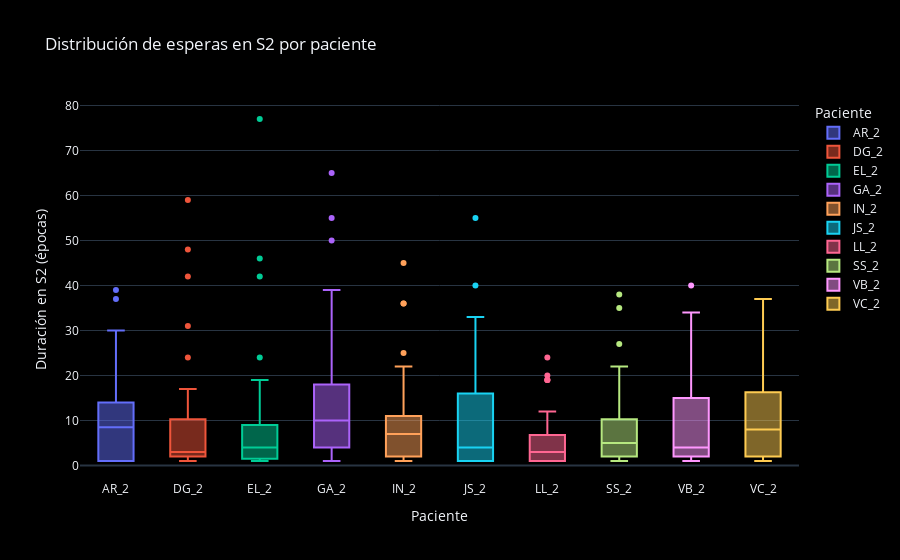
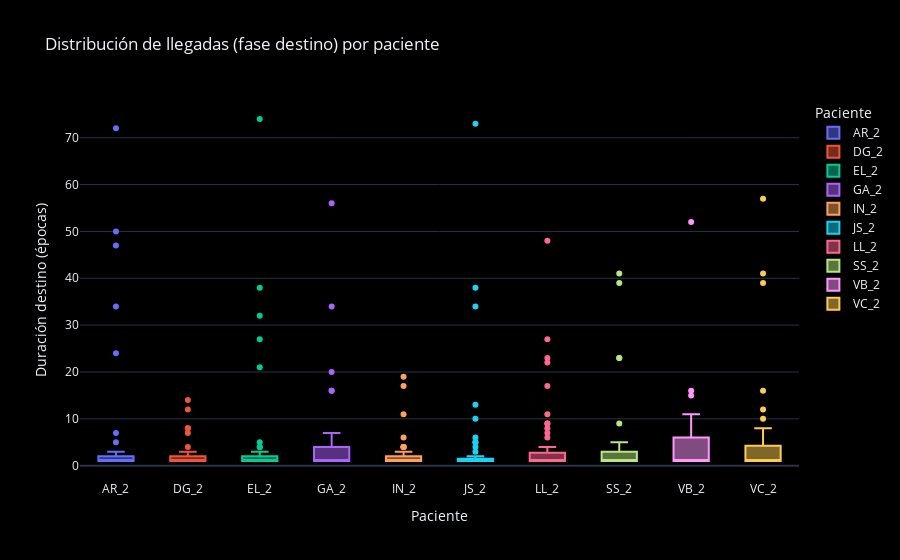
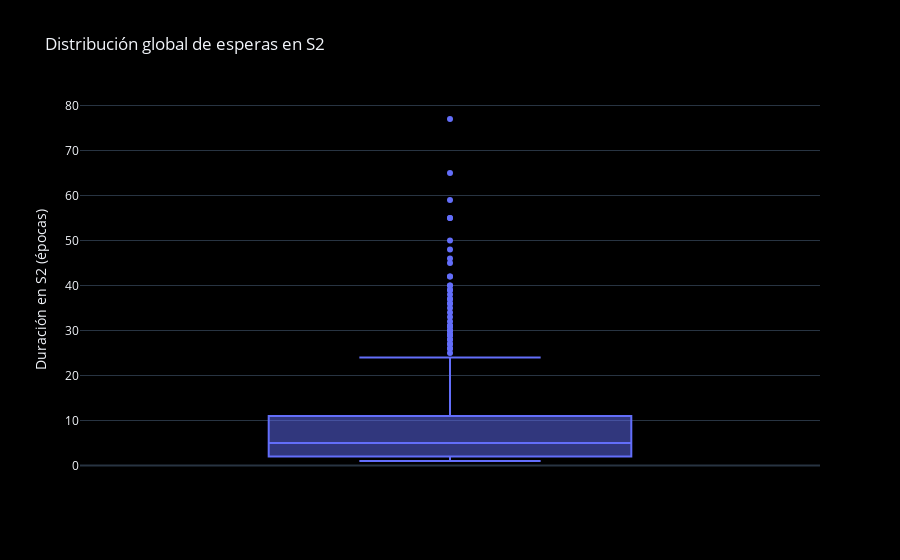
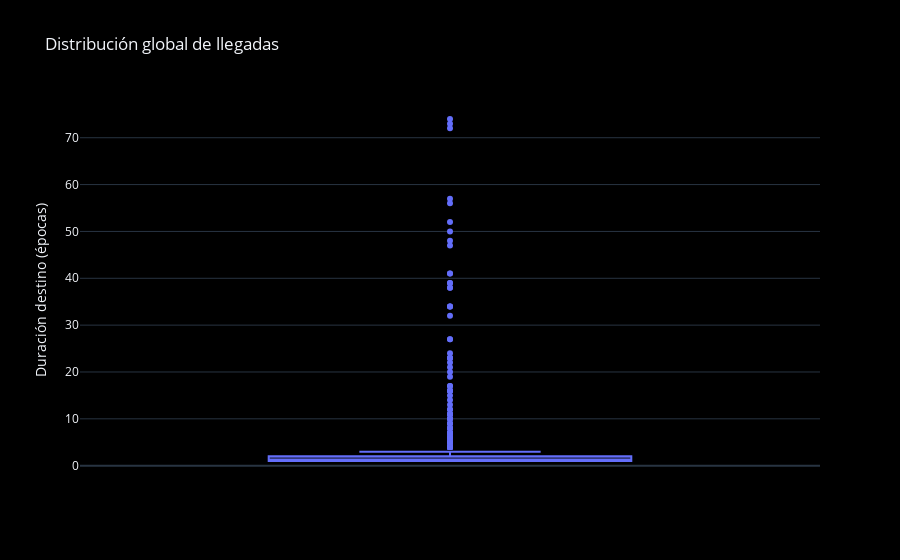

Notebook code for these charts, in order:
### Markdown cell above
**Probabilidades Re-normalizadas**: Probabilidades de la matriz sin diagonal. Esto es clave porque nos interesa la probabilidad de elegir un destino dado que ya se decidió salir de S2.

**Ejemplo**: S2 → S3/S4 tiene una probabilidad del 46.7% (0.467), lo cual es consistente con las matrices de transición.

### Conclusiones Biológicas del Boxplot Enriquecido

Al observar el gráfico combinado (Boxplot de Duración + Probabilidad de Transición), surgen patrones muy interesantes que fortalecen la tesis:

#### A. La "Inversión" Duración-Probabilidad en SWS vs REM

**Observación**:
- **S2 → S3/S4 (Sueño Profundo)**: Es el destino más probable (46.7%), pero tiene una mediana de duración relativamente baja (~3 épocas) y una distribución compacta.
- **S2 → REM**: Es menos probable (14.7%), pero su mediana es similar o ligeramente mayor, con una distribución mucho más dispersa (más outliers hacia arriba).

**Conclusión**: La transición hacia el sueño profundo es un proceso más "determinista" y rápido. Cuando el cerebro necesita recuperación física, la Fase 2 actúa como un simple trámite corto. En cambio, la transición a REM parece requerir condiciones más específicas o una "preparación" más variable, lo que explica la mayor dispersión en los tiempos de espera.

#### B. La Inestabilidad de la Vigilia y el Movimiento

**Observación**:
- **S2 → Vigilia (W)**: Probabilidad muy baja (5.1%) y duraciones muy cortas (mediana ~2-3 épocas).
- **S2 → Movimiento**: Probabilidad media (26.9%).

**Conclusión**: Las salidas hacia Vigilia o Movimiento son eventos abruptos. No hay una "preparación" larga en S2; simplemente ocurren (probablemente por estímulos externos o micro-despertares). Esto contrasta con las transiciones fisiológicas a SWS o REM, que muestran una estructura temporal más organizada.

#### C. Validación de la Hipótesis de "Preparación"

El gráfico demuestra que el tiempo que se pasa en S2 no es aleatorio.

- Si se va hacia S3/S4 (lo más común), el tiempo es corto y consistente.
- Si se va hacia REM, el tiempo es más variable.

**Conclusión**: Esto sugiere que S2 tiene sub-estados funcionales distintos: un "S2 rápido" que lleva al fondo (SWS) y un "S2 inestable/largo" que a veces logra abrir la puerta al sueño (REM).

### Code cell
if df_bloques.empty:
    print("No hay bloques suficientes para construir boxplots.")
else:
    orden_pacientes = sorted(df_bloques["Paciente"].unique())

    fig_espera_pacientes = px.box(
        df_bloques,
        x="Paciente",
        y="Duración S2",
        color="Paciente",
        points="outliers",
        category_orders={"Paciente": orden_pacientes},
        title="Distribución de esperas en S2 por paciente",
        template="plotly_dark"
    )
    fig_espera_pacientes.update_layout(
        xaxis_title="Paciente",
        yaxis_title="Duración en S2 (épocas)",
        paper_bgcolor="black",
        plot_bgcolor="black",
        legend_title_text="Paciente"
    )
    fig_espera_pacientes.show()

    fig_llegada_pacientes = px.box(
        df_bloques,
        x="Paciente",
        y="Duración destino",
        color="Paciente",
        points="outliers",
        category_orders={"Paciente": orden_pacientes},
        title="Distribución de llegadas (fase destino) por paciente",
        template="plotly_dark"
    )
    fig_llegada_pacientes.update_layout(
        xaxis_title="Paciente",
        yaxis_title="Duración destino (épocas)",
        paper_bgcolor="black",
        plot_bgcolor="black",
        legend_title_text="Paciente"
    )
    fig_llegada_pacientes.show()

    fig_espera_global = px.box(
        df_bloques,
        y="Duración S2",
        points="outliers",
        title="Distribución global de esperas en S2",
        template="plotly_dark"
    )
    fig_espera_global.update_layout(
        xaxis_title="",
        yaxis_title="Duración en S2 (épocas)",
        showlegend=False,
        paper_bgcolor="black",
        plot_bgcolor="black"
    )
    fig_espera_global.show()

    fig_llegada_global = px.box(
        df_bloques,
        y="Duración destino",
        points="outliers",
        title="Distribución global de llegadas",
        template="plotly_dark"
    )
    fig_llegada_global.update_layout(
        xaxis_title="",
        yaxis_title="Duración destino (épocas)",
        showlegend=False,
        paper_bgcolor="black",
        plot_bgcolor="black"
    )
    fig_llegada_global.show()

### Figure 1 — Plotly figure (JSON) as saved in the notebook; plotly's stock layout.template omitted (floating-point values rounded to 4 significant figures)
{"data": [{"alignmentgroup": "True", "boxpoints": "outliers", "hovertemplate": "Paciente=%{x}<br>Duración S2=%{y}<extra></extra>", "legendgroup": "AR_2", "marker": {"color": "#636efa"}, "name": "AR_2", "notched": false, "offsetgroup": "AR_2", "orientation": "v", "showlegend": true, "type": "box", "x": ["AR_2", "AR_2", "AR_2", "AR_2", "AR_2", "AR_2", "AR_2", "AR_2", "AR_2", "AR_2", "AR_2", "AR_2", "AR_2", "AR_2", "AR_2", "AR_2", "AR_2", "AR_2", "AR_2", "AR_2", "AR_2", "AR_2", "AR_2", "AR_2", "AR_2", "AR_2", "AR_2", "AR_2", "AR_2", "AR_2", "AR_2", "AR_2", "AR_2", "AR_2", "AR_2", "AR_2", "AR_2", "AR_2", "AR_2", "AR_2", "AR_2", "AR_2", "AR_2", "AR_2", "AR_2", "AR_2"], "x0": " ", "xaxis": "x", "y": [12, 1, 5, 1, 8, 24, 16, 8, 1, 3, 1, 11, 15, 15, 11, 1, 1, 10, 9, 1, 39, 18, 30, 11, 8, 8, 12, 6, 30, 7, 4, 1, 1, 7, 11, 9, 6, 9, 37, 1, 18, 14, 1, 11, 1, 28], "y0": " ", "yaxis": "y"}, {"alignmentgroup": "True", "boxpoints": "outliers", "hovertemplate": "Paciente=%{x}<br>Duración S2=%{y}<extra></extra>", "legendgroup": "DG_2", "marker": {"color": "#EF553B"}, "name": "DG_2", "notched": false, "offsetgroup": "DG_2", "orientation": "v", "showlegend": true, "type": "box", "x": ["DG_2", "DG_2", "DG_2", "DG_2", "DG_2", "DG_2", "DG_2", "DG_2", "DG_2", "DG_2", "DG_2", "DG_2", "DG_2", "DG_2", "DG_2", "DG_2", "DG_2", "DG_2", "DG_2", "DG_2", "DG_2", "DG_2", "DG_2", "DG_2", "DG_2", "DG_2", "DG_2", "DG_2", "DG_2", "DG_2", "DG_2", "DG_2", "DG_2", "DG_2", "DG_2", "DG_2", "DG_2", "DG_2", "DG_2", "DG_2", "DG_2", "DG_2", "DG_2", "DG_2", "DG_2", "DG_2", "DG_2", "DG_2", "DG_2", "DG_2", "DG_2", "DG_2", "DG_2", "DG_2", "DG_2", "DG_2", "DG_2"], "x0": " ", "xaxis": "x", "y": [2, 14, 1, 3, 2, 1, 3, 6, 11, 11, 4, 10, 3, 17, 1, 17, 2, 5, 5, 2, 1, 3, 48, 6, 1, 1, 2, 7, 2, 2, 1, 1, 1, 24, 5, 14, 10, 3, 3, 3, 1, 1, 2, 59, 31, 12, 3, 11, 3, 1, 42, 8, 2, 8, 13, 1, 2], "y0": " ", "yaxis": "y"}, {"alignmentgroup": "True", "boxpoints": "outliers", "hovertemplate": "Paciente=%{x}<br>Duración S2=%{y}<extra></extra>", "legendgroup": "EL_2", "marker": {"color": "#00cc96"}, "name": "EL_2", "notched": false, "offsetgroup": "EL_2", "orientation": "v", "showlegend": true, "type": "box", "x": ["EL_2", "EL_2", "EL_2", "EL_2", "EL_2", "EL_2", "EL_2", "EL_2", "EL_2", "EL_2", "EL_2", "EL_2", "EL_2", "EL_2", "EL_2", "EL_2", "EL_2", "EL_2", "EL_2", "EL_2", "EL_2", "EL_2", "EL_2", "EL_2", "EL_2", "EL_2", "EL_2", "EL_2", "EL_2", "EL_2", "EL_2", "EL_2", "EL_2", "EL_2", "EL_2", "EL_2", "EL_2", "EL_2", "EL_2", "EL_2", "EL_2", "EL_2", "EL_2", "EL_2", "EL_2", "EL_2", "EL_2", "EL_2", "EL_2", "EL_2", "EL_2", "EL_2"], "x0": " ", "xaxis": "x", "y": [8, 3, 3, 2, 1, 7, 2, 5, 7, 19, 2, 24, 1, 1, 1, 10, 2, 1, 1, 46, 5, 5, 8, 2, 15, 15, 5, 2, 9, 7, 5, 2, 1, 12, 1, 42, 4, 4, 18, 7, 77, 10, 1, 1, 2, 1, 2, 4, 16, 1, 9, 1], "y0": " ", "yaxis": "y"}, {"alignmentgroup": "True", "boxpoints": "outliers", "hovertemplate": "Paciente=%{x}<br>Duración S2=%{y}<extra></extra>", "legendgroup": "GA_2", "marker": {"color": "#ab63fa"}, "name": "GA_2", "notched": false, "offsetgroup": "GA_2", "orientation": "v", "showlegend": true, "type": "box", "x": ["GA_2", "GA_2", "GA_2", "GA_2", "GA_2", "GA_2", "GA_2", "GA_2", "GA_2", "GA_2", "GA_2", "GA_2", "GA_2", "GA_2", "GA_2", "GA_2", "GA_2", "GA_2", "GA_2", "GA_2", "GA_2", "GA_2", "GA_2", "GA_2", "GA_2", "GA_2", "GA_2", "GA_2", "GA_2", "GA_2", "GA_2", "GA_2", "GA_2", "GA_2"], "x0": " ", "xaxis": "x", "y": [14, 2, 4, 2, 5, 18, 32, 10, 21, 9, 6, 1, 1, 5, 5, 10, 1, 39, 31, 15, 14, 55, 10, 7, 13, 50, 4, 1, 1, 29, 16, 65, 12, 10], "y0": " ", "yaxis": "y"}, {"alignmentgroup": "True", "boxpoints": "outliers", "hovertemplate": "Paciente=%{x}<br>Duración S2=%{y}<extra></extra>", "legendgroup": "IN_2", "marker": {"color": "#FFA15A"}, "name": "IN_2", "notched": false, "offsetgroup": "IN_2", "orientation": "v", "showlegend": true, "type": "box", "x": ["IN_2", "IN_2", "IN_2", "IN_2", "IN_2", "IN_2", "IN_2", "IN_2", "IN_2", "IN_2", "IN_2", "IN_2", "IN_2", "IN_2", "IN_2", "IN_2", "IN_2", "IN_2", "IN_2", "IN_2", "IN_2", "IN_2", "IN_2", "IN_2", "IN_2", "IN_2", "IN_2", "IN_2", "IN_2", "IN_2", "IN_2", "IN_2", "IN_2", "IN_2", "IN_2", "IN_2", "IN_2", "IN_2", "IN_2", "IN_2", "IN_2", "IN_2", "IN_2", "IN_2", "IN_2", "IN_2", "IN_2", "IN_2", "IN_2", "IN_2", "IN_2", "IN_2", "IN_2", "IN_2"], "x0": " ", "xaxis": "x", "y": [8, 5, 2, 4, 9, 8, 11, 7, 5, 8, 10, 1, 36, 9, 20, 2, 1, 18, 8, 45, 9, 17, 20, 2, 3, 2, 1, 3, 3, 2, 7, 1, 1, 11, 14, 9, 22, 6, 14, 14, 2, 1, 1, 1, 14, 5, 11, 5, 25, 36, 2, 3, 8, 1], "y0": " ", "yaxis": "y"}, {"alignmentgroup": "True", "boxpoints": "outliers", "hovertemplate": "Paciente=%{x}<br>Duración S2=%{y}<extra></extra>", "legendgroup": "JS_2", "marker": {"color": "#19d3f3"}, "name": "JS_2", "notched": false, "offsetgroup": "JS_2", "orientation": "v", "showlegend": true, "type": "box", "x": ["JS_2", "JS_2", "JS_2", "JS_2", "JS_2", "JS_2", "JS_2", "JS_2", "JS_2", "JS_2", "JS_2", "JS_2", "JS_2", "JS_2", "JS_2", "JS_2", "JS_2", "JS_2", "JS_2", "JS_2", "JS_2", "JS_2", "JS_2", "JS_2", "JS_2", "JS_2", "JS_2", "JS_2", "JS_2", "JS_2", "JS_2", "JS_2", "JS_2", "JS_2", "JS_2", "JS_2", "JS_2", "JS_2", "JS_2", "JS_2", "JS_2", "JS_2", "JS_2", "JS_2", "JS_2", "JS_2", "JS_2", "JS_2", "JS_2", "JS_2", "JS_2", "JS_2", "JS_2", "JS_2", "JS_2", "JS_2", "JS_2", "JS_2", "JS_2", "JS_2", "JS_2", "JS_2", "JS_2", "JS_2"], "x0": " ", "xaxis": "x", "y": [1, 16, 16, 1, 1, 1, 4, 4, 1, 1, 7, 55, 3, 1, 15, 2, 4, 1, 1, 4, 12, 1, 17, 20, 28, 5, 3, 1, 2, 1, 5, 10, 33, 17, 27, 3, 1, 2, 3, 5, 4, 5, 9, 6, 31, 4, 5, 2, 9, 40, 19, 30, 1, 26, 29, 1, 4, 1, 1, 23, 1, 4, 9, 16], "y0": " ", "yaxis": "y"}, {"alignmentgroup": "True", "boxpoints": "outliers", "hovertemplate": "Paciente=%{x}<br>Duración S2=%{y}<extra></extra>", "legendgroup": "LL_2", "marker": {"color": "#FF6692"}, "name": "LL_2", "notched": false, "offsetgroup": "LL_2", "orientation": "v", "showlegend": true, "type": "box", "x": ["LL_2", "LL_2", "LL_2", "LL_2", "LL_2", "LL_2", "LL_2", "LL_2", "LL_2", "LL_2", "LL_2", "LL_2", "LL_2", "LL_2", "LL_2", "LL_2", "LL_2", "LL_2", "LL_2", "LL_2", "LL_2", "LL_2", "LL_2", "LL_2", "LL_2", "LL_2", "LL_2", "LL_2", "LL_2", "LL_2", "LL_2", "LL_2", "LL_2", "LL_2", "LL_2", "LL_2", "LL_2", "LL_2", "LL_2", "LL_2", "LL_2", "LL_2", "LL_2", "LL_2", "LL_2", "LL_2", "LL_2", "LL_2", "LL_2", "LL_2", "LL_2", "LL_2", "LL_2", "LL_2", "LL_2", "LL_2", "LL_2", "LL_2", "LL_2", "LL_2", "LL_2", "LL_2", "LL_2", "LL_2", "LL_2", "LL_2", "LL_2", "LL_2", "LL_2", "LL_2", "LL_2"], "x0": " ", "xaxis": "x", "y": [1, 19, 1, 2, 1, 1, 1, 2, 4, 4, 7, 1, 24, 1, 4, 1, 1, 2, 7, 1, 1, 1, 1, 3, 1, 9, 2, 20, 7, 7, 19, 5, 10, 9, 1, 1, 3, 1, 1, 1, 4, 3, 5, 8, 2, 4, 6, 3, 1, 1, 3, 8, 1, 10, 12, 5, 10, 1, 1, 4, 2, 3, 19, 4, 1, 3, 1, 1, 1, 12, 1], "y0": " ", "yaxis": "y"}, {"alignmentgroup": "True", "boxpoints": "outliers", "hovertemplate": "Paciente=%{x}<br>Duración S2=%{y}<extra></extra>", "legendgroup": "SS_2", "marker": {"color": "#B6E880"}, "name": "SS_2", "notched": false, "offsetgroup": "SS_2", "orientation": "v", "showlegend": true, "type": "box", "x": ["SS_2", "SS_2", "SS_2", "SS_2", "SS_2", "SS_2", "SS_2", "SS_2", "SS_2", "SS_2", "SS_2", "SS_2", "SS_2", "SS_2", "SS_2", "SS_2", "SS_2", "SS_2", "SS_2", "SS_2", "SS_2", "SS_2", "SS_2", "SS_2", "SS_2", "SS_2", "SS_2", "SS_2", "SS_2", "SS_2", "SS_2", "SS_2", "SS_2", "SS_2", "SS_2", "SS_2", "SS_2", "SS_2", "SS_2", "SS_2", "SS_2", "SS_2", "SS_2", "SS_2", "SS_2", "SS_2", "SS_2", "SS_2", "SS_2"], "x0": " ", "xaxis": "x", "y": [10, 2, 2, 1, 2, 6, 11, 11, 1, 1, 4, 1, 5, 5, 6, 7, 3, 1, 1, 5, 2, 10, 10, 2, 1, 38, 12, 8, 1, 2, 6, 8, 2, 11, 13, 6, 17, 3, 27, 21, 7, 35, 16, 22, 3, 1, 4, 4, 2], "y0": " ", "yaxis": "y"}, {"alignmentgroup": "True", "boxpoints": "outliers", "hovertemplate": "Paciente=%{x}<br>Duración S2=%{y}<extra></extra>", "legendgroup": "VB_2", "marker": {"color": "#FF97FF"}, "name": "VB_2", "notched": false, "offsetgroup": "VB_2", "orientation": "v", "showlegend": true, "type": "box", "x": ["VB_2", "VB_2", "VB_2", "VB_2", "VB_2", "VB_2", "VB_2", "VB_2", "VB_2", "VB_2", "VB_2", "VB_2", "VB_2", "VB_2", "VB_2", "VB_2", "VB_2", "VB_2", "VB_2", "VB_2", "VB_2", "VB_2", "VB_2", "VB_2", "VB_2", "VB_2", "VB_2", "VB_2", "VB_2", "VB_2", "VB_2", "VB_2", "VB_2", "VB_2", "VB_2", "VB_2", "VB_2", "VB_2", "VB_2", "VB_2", "VB_2"], "x0": " ", "xaxis": "x", "y": [2, 3, 22, 3, 24, 21, 13, 40, 8, 2, 5, 15, 1, 1, 7, 1, 2, 26, 34, 2, 3, 2, 8, 2, 1, 1, 1, 1, 1, 2, 18, 29, 15, 16, 11, 5, 5, 3, 4, 1, 9], "y0": " ", "yaxis": "y"}, {"alignmentgroup": "True", "boxpoints": "outliers", "hovertemplate": "Paciente=%{x}<br>Duración S2=%{y}<extra></extra>", "legendgroup": "VC_2", "marker": {"color": "#FECB52"}, "name": "VC_2", "notched": false, "offsetgroup": "VC_2", "orientation": "v", "showlegend": true, "type": "box", "x": ["VC_2", "VC_2", "VC_2", "VC_2", "VC_2", "VC_2", "VC_2", "VC_2", "VC_2", "VC_2", "VC_2", "VC_2", "VC_2", "VC_2", "VC_2", "VC_2", "VC_2", "VC_2", "VC_2", "VC_2", "VC_2", "VC_2", "VC_2", "VC_2", "VC_2", "VC_2", "VC_2", "VC_2", "VC_2", "VC_2", "VC_2", "VC_2", "VC_2", "VC_2", "VC_2", "VC_2", "VC_2"], "x0": " ", "xaxis": "x", "y": [17, 2, 14, 10, 2, 1, 3, 10, 31, 14, 6, 1, 2, 1, 23, 6, 4, 22, 29, 8, 16, 9, 18, 9, 3, 13, 2, 22, 30, 4, 2, 10, 1, 3, 1, 2, 37], "y0": " ", "yaxis": "y"}], "layout": {"boxmode": "overlay", "legend": {"title": {"text": "Paciente"}, "tracegroupgap": 0}, "paper_bgcolor": "black", "plot_bgcolor": "black", "title": {"text": "Distribución de esperas en S2 por paciente"}, "xaxis": {"anchor": "y", "categoryarray": ["AR_2", "DG_2", "EL_2", "GA_2", "IN_2", "JS_2", "LL_2", "SS_2", "VB_2", "VC_2"], "categoryorder": "array", "domain": [0, 1], "title": {"text": "Paciente"}}, "yaxis": {"anchor": "x", "domain": [0, 1], "title": {"text": "Duración en S2 (épocas)"}}}}

### Figure 2 — Plotly figure (JSON) as saved in the notebook; plotly's stock layout.template omitted (floating-point values rounded to 4 significant figures)
{"data": [{"alignmentgroup": "True", "boxpoints": "outliers", "hovertemplate": "Paciente=%{x}<br>Duración destino=%{y}<extra></extra>", "legendgroup": "AR_2", "marker": {"color": "#636efa"}, "name": "AR_2", "notched": false, "offsetgroup": "AR_2", "orientation": "v", "showlegend": true, "type": "box", "x": ["AR_2", "AR_2", "AR_2", "AR_2", "AR_2", "AR_2", "AR_2", "AR_2", "AR_2", "AR_2", "AR_2", "AR_2", "AR_2", "AR_2", "AR_2", "AR_2", "AR_2", "AR_2", "AR_2", "AR_2", "AR_2", "AR_2", "AR_2", "AR_2", "AR_2", "AR_2", "AR_2", "AR_2", "AR_2", "AR_2", "AR_2", "AR_2", "AR_2", "AR_2", "AR_2", "AR_2", "AR_2", "AR_2", "AR_2", "AR_2", "AR_2", "AR_2", "AR_2", "AR_2", "AR_2", "AR_2"], "x0": " ", "xaxis": "x", "y": [1, 1, 2, 1, 1, 1, 1, 3, 1, 1, 3, 2, 1, 1, 1, 2, 2, 72, 1, 1, 1, 1, 1, 34, 2, 2, 1, 1, 1, 1, 1, 1, 5, 1, 2, 1, 50, 1, 1, 3, 1, 47, 24, 1, 1, 7], "y0": " ", "yaxis": "y"}, {"alignmentgroup": "True", "boxpoints": "outliers", "hovertemplate": "Paciente=%{x}<br>Duración destino=%{y}<extra></extra>", "legendgroup": "DG_2", "marker": {"color": "#EF553B"}, "name": "DG_2", "notched": false, "offsetgroup": "DG_2", "orientation": "v", "showlegend": true, "type": "box", "x": ["DG_2", "DG_2", "DG_2", "DG_2", "DG_2", "DG_2", "DG_2", "DG_2", "DG_2", "DG_2", "DG_2", "DG_2", "DG_2", "DG_2", "DG_2", "DG_2", "DG_2", "DG_2", "DG_2", "DG_2", "DG_2", "DG_2", "DG_2", "DG_2", "DG_2", "DG_2", "DG_2", "DG_2", "DG_2", "DG_2", "DG_2", "DG_2", "DG_2", "DG_2", "DG_2", "DG_2", "DG_2", "DG_2", "DG_2", "DG_2", "DG_2", "DG_2", "DG_2", "DG_2", "DG_2", "DG_2", "DG_2", "DG_2", "DG_2", "DG_2", "DG_2", "DG_2", "DG_2", "DG_2", "DG_2", "DG_2", "DG_2"], "x0": " ", "xaxis": "x", "y": [1, 2, 3, 1, 3, 1, 3, 1, 1, 2, 1, 1, 2, 3, 1, 4, 3, 1, 7, 8, 12, 1, 1, 1, 1, 1, 2, 1, 1, 1, 1, 2, 1, 1, 1, 1, 1, 1, 1, 8, 1, 2, 1, 1, 1, 1, 1, 1, 1, 14, 1, 1, 1, 1, 1, 1, 1], "y0": " ", "yaxis": "y"}, {"alignmentgroup": "True", "boxpoints": "outliers", "hovertemplate": "Paciente=%{x}<br>Duración destino=%{y}<extra></extra>", "legendgroup": "EL_2", "marker": {"color": "#00cc96"}, "name": "EL_2", "notched": false, "offsetgroup": "EL_2", "orientation": "v", "showlegend": true, "type": "box", "x": ["EL_2", "EL_2", "EL_2", "EL_2", "EL_2", "EL_2", "EL_2", "EL_2", "EL_2", "EL_2", "EL_2", "EL_2", "EL_2", "EL_2", "EL_2", "EL_2", "EL_2", "EL_2", "EL_2", "EL_2", "EL_2", "EL_2", "EL_2", "EL_2", "EL_2", "EL_2", "EL_2", "EL_2", "EL_2", "EL_2", "EL_2", "EL_2", "EL_2", "EL_2", "EL_2", "EL_2", "EL_2", "EL_2", "EL_2", "EL_2", "EL_2", "EL_2", "EL_2", "EL_2", "EL_2", "EL_2", "EL_2", "EL_2", "EL_2", "EL_2", "EL_2", "EL_2"], "x0": " ", "xaxis": "x", "y": [1, 2, 4, 1, 1, 3, 1, 1, 21, 1, 1, 1, 1, 1, 5, 2, 2, 2, 27, 2, 4, 1, 2, 1, 1, 1, 1, 2, 1, 1, 1, 1, 1, 1, 74, 2, 3, 2, 2, 38, 1, 1, 1, 1, 3, 1, 1, 1, 1, 1, 1, 32], "y0": " ", "yaxis": "y"}, {"alignmentgroup": "True", "boxpoints": "outliers", "hovertemplate": "Paciente=%{x}<br>Duración destino=%{y}<extra></extra>", "legendgroup": "GA_2", "marker": {"color": "#ab63fa"}, "name": "GA_2", "notched": false, "offsetgroup": "GA_2", "orientation": "v", "showlegend": true, "type": "box", "x": ["GA_2", "GA_2", "GA_2", "GA_2", "GA_2", "GA_2", "GA_2", "GA_2", "GA_2", "GA_2", "GA_2", "GA_2", "GA_2", "GA_2", "GA_2", "GA_2", "GA_2", "GA_2", "GA_2", "GA_2", "GA_2", "GA_2", "GA_2", "GA_2", "GA_2", "GA_2", "GA_2", "GA_2", "GA_2", "GA_2", "GA_2", "GA_2", "GA_2", "GA_2"], "x0": " ", "xaxis": "x", "y": [1, 7, 1, 1, 1, 4, 1, 1, 1, 1, 1, 2, 4, 3, 34, 1, 16, 1, 2, 2, 1, 1, 20, 16, 1, 1, 4, 2, 6, 56, 1, 1, 1, 2], "y0": " ", "yaxis": "y"}, {"alignmentgroup": "True", "boxpoints": "outliers", "hovertemplate": "Paciente=%{x}<br>Duración destino=%{y}<extra></extra>", "legendgroup": "IN_2", "marker": {"color": "#FFA15A"}, "name": "IN_2", "notched": false, "offsetgroup": "IN_2", "orientation": "v", "showlegend": true, "type": "box", "x": ["IN_2", "IN_2", "IN_2", "IN_2", "IN_2", "IN_2", "IN_2", "IN_2", "IN_2", "IN_2", "IN_2", "IN_2", "IN_2", "IN_2", "IN_2", "IN_2", "IN_2", "IN_2", "IN_2", "IN_2", "IN_2", "IN_2", "IN_2", "IN_2", "IN_2", "IN_2", "IN_2", "IN_2", "IN_2", "IN_2", "IN_2", "IN_2", "IN_2", "IN_2", "IN_2", "IN_2", "IN_2", "IN_2", "IN_2", "IN_2", "IN_2", "IN_2", "IN_2", "IN_2", "IN_2", "IN_2", "IN_2", "IN_2", "IN_2", "IN_2", "IN_2", "IN_2", "IN_2", "IN_2"], "x0": " ", "xaxis": "x", "y": [1, 1, 3, 1, 1, 1, 6, 1, 1, 1, 4, 4, 2, 2, 2, 1, 1, 1, 1, 1, 2, 1, 1, 1, 1, 2, 1, 1, 17, 4, 1, 3, 11, 1, 2, 1, 1, 1, 1, 1, 1, 1, 1, 1, 19, 1, 2, 1, 1, 1, 1, 1, 4, 2], "y0": " ", "yaxis": "y"}, {"alignmentgroup": "True", "boxpoints": "outliers", "hovertemplate": "Paciente=%{x}<br>Duración destino=%{y}<extra></extra>", "legendgroup": "JS_2", "marker": {"color": "#19d3f3"}, "name": "JS_2", "notched": false, "offsetgroup": "JS_2", "orientation": "v", "showlegend": true, "type": "box", "x": ["JS_2", "JS_2", "JS_2", "JS_2", "JS_2", "JS_2", "JS_2", "JS_2", "JS_2", "JS_2", "JS_2", "JS_2", "JS_2", "JS_2", "JS_2", "JS_2", "JS_2", "JS_2", "JS_2", "JS_2", "JS_2", "JS_2", "JS_2", "JS_2", "JS_2", "JS_2", "JS_2", "JS_2", "JS_2", "JS_2", "JS_2", "JS_2", "JS_2", "JS_2", "JS_2", "JS_2", "JS_2", "JS_2", "JS_2", "JS_2", "JS_2", "JS_2", "JS_2", "JS_2", "JS_2", "JS_2", "JS_2", "JS_2", "JS_2", "JS_2", "JS_2", "JS_2", "JS_2", "JS_2", "JS_2", "JS_2", "JS_2", "JS_2", "JS_2", "JS_2", "JS_2", "JS_2", "JS_2", "JS_2"], "x0": " ", "xaxis": "x", "y": [2, 1, 2, 1, 2, 1, 1, 1, 1, 1, 5, 4, 1, 1, 1, 1, 1, 2, 1, 2, 13, 1, 1, 1, 1, 1, 1, 1, 2, 1, 1, 73, 1, 3, 1, 1, 1, 1, 1, 1, 1, 1, 38, 1, 1, 1, 1, 1, 1, 34, 1, 1, 1, 10, 1, 1, 1, 5, 1, 1, 1, 1, 1, 6], "y0": " ", "yaxis": "y"}, {"alignmentgroup": "True", "boxpoints": "outliers", "hovertemplate": "Paciente=%{x}<br>Duración destino=%{y}<extra></extra>", "legendgroup": "LL_2", "marker": {"color": "#FF6692"}, "name": "LL_2", "notched": false, "offsetgroup": "LL_2", "orientation": "v", "showlegend": true, "type": "box", "x": ["LL_2", "LL_2", "LL_2", "LL_2", "LL_2", "LL_2", "LL_2", "LL_2", "LL_2", "LL_2", "LL_2", "LL_2", "LL_2", "LL_2", "LL_2", "LL_2", "LL_2", "LL_2", "LL_2", "LL_2", "LL_2", "LL_2", "LL_2", "LL_2", "LL_2", "LL_2", "LL_2", "LL_2", "LL_2", "LL_2", "LL_2", "LL_2", "LL_2", "LL_2", "LL_2", "LL_2", "LL_2", "LL_2", "LL_2", "LL_2", "LL_2", "LL_2", "LL_2", "LL_2", "LL_2", "LL_2", "LL_2", "LL_2", "LL_2", "LL_2", "LL_2", "LL_2", "LL_2", "LL_2", "LL_2", "LL_2", "LL_2", "LL_2", "LL_2", "LL_2", "LL_2", "LL_2", "LL_2", "LL_2", "LL_2", "LL_2", "LL_2", "LL_2", "LL_2", "LL_2", "LL_2"], "x0": " ", "xaxis": "x", "y": [1, 1, 9, 2, 2, 1, 1, 1, 1, 1, 1, 27, 4, 1, 7, 1, 1, 3, 3, 1, 2, 1, 4, 22, 1, 1, 8, 1, 1, 1, 1, 1, 1, 1, 1, 2, 2, 1, 17, 2, 1, 1, 1, 23, 1, 1, 1, 1, 1, 2, 3, 1, 1, 2, 2, 2, 1, 1, 2, 48, 4, 1, 1, 1, 3, 9, 11, 6, 2, 2, 2], "y0": " ", "yaxis": "y"}, {"alignmentgroup": "True", "boxpoints": "outliers", "hovertemplate": "Paciente=%{x}<br>Duración destino=%{y}<extra></extra>", "legendgroup": "SS_2", "marker": {"color": "#B6E880"}, "name": "SS_2", "notched": false, "offsetgroup": "SS_2", "orientation": "v", "showlegend": true, "type": "box", "x": ["SS_2", "SS_2", "SS_2", "SS_2", "SS_2", "SS_2", "SS_2", "SS_2", "SS_2", "SS_2", "SS_2", "SS_2", "SS_2", "SS_2", "SS_2", "SS_2", "SS_2", "SS_2", "SS_2", "SS_2", "SS_2", "SS_2", "SS_2", "SS_2", "SS_2", "SS_2", "SS_2", "SS_2", "SS_2", "SS_2", "SS_2", "SS_2", "SS_2", "SS_2", "SS_2", "SS_2", "SS_2", "SS_2", "SS_2", "SS_2", "SS_2", "SS_2", "SS_2", "SS_2", "SS_2", "SS_2", "SS_2", "SS_2", "SS_2"], "x0": " ", "xaxis": "x", "y": [1, 2, 5, 1, 1, 23, 1, 1, 5, 1, 2, 3, 1, 1, 4, 1, 1, 3, 1, 1, 2, 2, 1, 4, 39, 1, 1, 1, 1, 1, 1, 4, 5, 23, 1, 2, 1, 2, 2, 1, 41, 1, 1, 1, 1, 9, 1, 1, 1], "y0": " ", "yaxis": "y"}, {"alignmentgroup": "True", "boxpoints": "outliers", "hovertemplate": "Paciente=%{x}<br>Duración destino=%{y}<extra></extra>", "legendgroup": "VB_2", "marker": {"color": "#FF97FF"}, "name": "VB_2", "notched": false, "offsetgroup": "VB_2", "orientation": "v", "showlegend": true, "type": "box", "x": ["VB_2", "VB_2", "VB_2", "VB_2", "VB_2", "VB_2", "VB_2", "VB_2", "VB_2", "VB_2", "VB_2", "VB_2", "VB_2", "VB_2", "VB_2", "VB_2", "VB_2", "VB_2", "VB_2", "VB_2", "VB_2", "VB_2", "VB_2", "VB_2", "VB_2", "VB_2", "VB_2", "VB_2", "VB_2", "VB_2", "VB_2", "VB_2", "VB_2", "VB_2", "VB_2", "VB_2", "VB_2", "VB_2", "VB_2", "VB_2", "VB_2"], "x0": " ", "xaxis": "x", "y": [1, 4, 6, 4, 6, 1, 1, 1, 1, 1, 1, 1, 1, 1, 1, 11, 4, 1, 1, 1, 1, 2, 2, 6, 16, 6, 2, 10, 11, 1, 1, 1, 3, 1, 1, 52, 1, 15, 1, 4, 6], "y0": " ", "yaxis": "y"}, {"alignmentgroup": "True", "boxpoints": "outliers", "hovertemplate": "Paciente=%{x}<br>Duración destino=%{y}<extra></extra>", "legendgroup": "VC_2", "marker": {"color": "#FECB52"}, "name": "VC_2", "notched": false, "offsetgroup": "VC_2", "orientation": "v", "showlegend": true, "type": "box", "x": ["VC_2", "VC_2", "VC_2", "VC_2", "VC_2", "VC_2", "VC_2", "VC_2", "VC_2", "VC_2", "VC_2", "VC_2", "VC_2", "VC_2", "VC_2", "VC_2", "VC_2", "VC_2", "VC_2", "VC_2", "VC_2", "VC_2", "VC_2", "VC_2", "VC_2", "VC_2", "VC_2", "VC_2", "VC_2", "VC_2", "VC_2", "VC_2", "VC_2", "VC_2", "VC_2", "VC_2", "VC_2"], "x0": " ", "xaxis": "x", "y": [2, 2, 1, 7, 3, 57, 2, 1, 4, 1, 5, 8, 39, 10, 1, 1, 1, 1, 1, 1, 1, 1, 1, 1, 16, 1, 1, 1, 1, 1, 1, 1, 2, 1, 2, 12, 41], "y0": " ", "yaxis": "y"}], "layout": {"boxmode": "overlay", "legend": {"title": {"text": "Paciente"}, "tracegroupgap": 0}, "paper_bgcolor": "black", "plot_bgcolor": "black", "title": {"text": "Distribución de llegadas (fase destino) por paciente"}, "xaxis": {"anchor": "y", "categoryarray": ["AR_2", "DG_2", "EL_2", "GA_2", "IN_2", "JS_2", "LL_2", "SS_2", "VB_2", "VC_2"], "categoryorder": "array", "domain": [0, 1], "title": {"text": "Paciente"}}, "yaxis": {"anchor": "x", "domain": [0, 1], "title": {"text": "Duración destino (épocas)"}}}}

### Figure 3 — Plotly figure (JSON) as saved in the notebook; plotly's stock layout.template omitted (floating-point values rounded to 4 significant figures; data arrays with more than 128 entries replaced by an {"elided": "..."} marker saying what was removed)
{"data": [{"alignmentgroup": "True", "boxpoints": "outliers", "hovertemplate": "Duración S2=%{y}<extra></extra>", "legendgroup": "", "marker": {"color": "#636efa"}, "name": "", "notched": false, "offsetgroup": "", "orientation": "v", "showlegend": false, "type": "box", "x0": " ", "xaxis": "x", "y": {"elided": "505 int values"}, "y0": " ", "yaxis": "y"}], "layout": {"boxmode": "group", "legend": {"tracegroupgap": 0}, "paper_bgcolor": "black", "plot_bgcolor": "black", "showlegend": false, "title": {"text": "Distribución global de esperas en S2"}, "xaxis": {"anchor": "y", "domain": [0, 1], "title": {"text": ""}}, "yaxis": {"anchor": "x", "domain": [0, 1], "title": {"text": "Duración en S2 (épocas)"}}}}

### Figure 4 — Plotly figure (JSON) as saved in the notebook; plotly's stock layout.template omitted (floating-point values rounded to 4 significant figures; data arrays with more than 128 entries replaced by an {"elided": "..."} marker saying what was removed)
{"data": [{"alignmentgroup": "True", "boxpoints": "outliers", "hovertemplate": "Duración destino=%{y}<extra></extra>", "legendgroup": "", "marker": {"color": "#636efa"}, "name": "", "notched": false, "offsetgroup": "", "orientation": "v", "showlegend": false, "type": "box", "x0": " ", "xaxis": "x", "y": {"elided": "505 int values"}, "y0": " ", "yaxis": "y"}], "layout": {"boxmode": "group", "legend": {"tracegroupgap": 0}, "paper_bgcolor": "black", "plot_bgcolor": "black", "showlegend": false, "title": {"text": "Distribución global de llegadas"}, "xaxis": {"anchor": "y", "domain": [0, 1], "title": {"text": ""}}, "yaxis": {"anchor": "x", "domain": [0, 1], "title": {"text": "Duración destino (épocas)"}}}}
